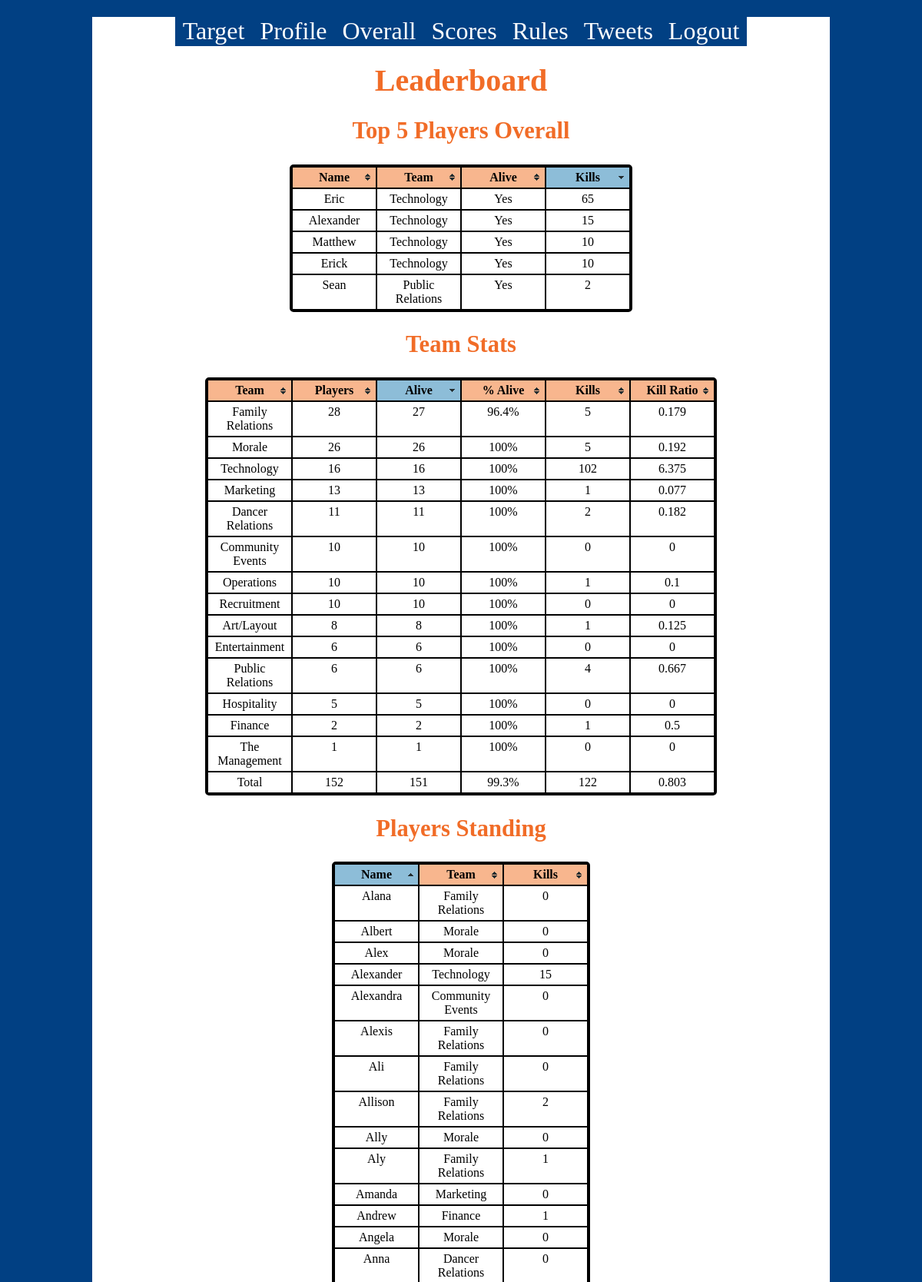
The page /leaderboard.php (signed in, upper part) on the database its author committed.
### tables this page shows
CREATE TABLE `users` (
  `pin` smallint(3) NOT NULL,
  `username` int(11) DEFAULT NULL,
  `name` text,
  `email` text,
  `mailed` tinyint(1) DEFAULT '0',
  `facebook` text,
  `twitter` text,
  `img` text,
  `team` int(11) DEFAULT '-5',
  `usertype` int(11) DEFAULT '0',
  `killed` int(11) DEFAULT '0',
  `alive` tinyint(1) DEFAULT '1',
  `target` smallint(3) DEFAULT NULL,
  `targetted` tinyint(1) DEFAULT NULL,
  `time` timestamp NOT NULL DEFAULT CURRENT_TIMESTAMP ON UPDATE CURRENT_TIMESTAMP,
  `showbutton` tinyint(1) DEFAULT '1',
  `changed` tinyint(1) DEFAULT '0',
  `lastkilled` time DEFAULT NULL,
  `lat` text,
  `long` text,
  `timetodeath` datetime DEFAULT NULL,
  `timetodeathb` datetime DEFAULT NULL,
  `sneakPeak` int(1) DEFAULT '0',
  PRIMARY KEY (`pin`),
  UNIQUE KEY `username` (`username`)
);

### getTeam.php (called while the page is built, shortened)
<?php
function getTeam($teamNum)
{
	switch ($teamNum)
	{
		case	0	: $outputTeam = "The Management"; break;
		case	1	: $outputTeam = "Art/Layout"; break;
		case	2	: $outputTeam = "Community Events"; break;
		case	3	: $outputTeam = "Dancer Relations"; break;
		case	4	: $outputTeam = "Entertainment"; break;
		case	5	: $outputTeam = "Family Relations"; break;
		case	6	: $outputTeam = "Finance"; break;
		case	7	: $outputTeam = "Hospitality"; break;
		case	8	: $outputTeam = "Marketing"; break;
		case	9	: $outputTeam = "Morale"; break;
		case	10	: $outputTeam = "Operations"; break;
		case	11	: $outputTeam = "Public Relations"; break;
		case	12	: $outputTeam = "Recruitment"; break;
		case	13	: $outputTeam = "Technology"; break;
	}
	return $outputTeam;
}
?>

### leaderboard.php (the view, shortened to what this page needs)
<?php
include("dashboard.php");
include("getTeam.php");
?>
<html>
<head>
<link href="styles.css" rel="stylesheet" type="text/css" />
<link href="tablesorter/themes/blue/style.css" rel="stylesheet" type="text/css" />
</head>
<body>
<div class="container">
<?php
	$table = "users";
echo('<h1>Leaderboard</h1>');
$result = mysql_query("SELECT * FROM $table WHERE pin > 100 ORDER BY killed DESC, alive desc LIMIT 5");
	echo('<h2>Top 5 Players Overall</h2>');
	echo('<table id="top5" class="tablesorter">
	<thead><tr>
	<th>Name</th>
	<th>Team</th>
	<th>Alive</th>
	<th>Kills</th></tr></thead><tbody>');
while ($row = mysql_fetch_array($result))
	{
		$name = $row["name"];
		$kills = $row["killed"];
		$team = $row["team"];
		$alive = $row["alive"];
		$outputTeam = getTeam($team);
		if ($alive)
			$aliveText = "Yes";
		else
			$aliveText = "No";
		echo('<tr><td>'.$name);
		echo('</td><td>'.$outputTeam);
		echo('</td><td>'.$aliveText);
		echo('</td><td>'.$kills.'</td></tr>');
	}
	echo('</tbody></table>');
	$result = mysql_query("SELECT team, SUM(alive), SUM(killed), COUNT(name) FROM $table WHERE pin >100 GROUP BY team ");
	echo('<h2>Team Stats</h2>');
	echo('<table id="teamStats" class="tablesorter">
	<thead>
	<tr>
	<th>Team</th>
	<th>Players</th>
	<th>Alive</th>
	<th>% Alive</th>
	<th>Kills</th>
	<th>Kill Ratio</th></tr></thead><tbody>');
	while ($row = mysql_fetch_array($result))
	{
		$team = $row["team"];
		$players = $row ["COUNT(name)"];
		$totalPlayers = $totalPlayers + $players;
		$alive = $row["SUM(alive)"];
		$totalAlive = $totalAlive + $alive;
		$percentAlive = $alive/$players * 100;
		$kills = $row["SUM(killed)"];
		$dead = $dead + $kills;
		$outputTeam = getTeam($team);
		if ($kills)
			$killsPerPlayer=$kills/$players;
		else
			$killsPerPlayer=0;
		echo('<tr><td>'.$outputTeam);
		echo('</td><td>'.$players);
		echo('</td><td>'.$alive);
		echo('</td><td>'.round($percentAlive,1).'%');
		echo('</td><td>'.$kills);
		echo('</td><td>'.round($killsPerPlayer,3).'</td></tr>');
	}
	$percentAlive = $totalAlive/$totalPlayers * 100;
	if ($dead)
		$killsPerPlayer=$dead/$totalPlayers;
	else
		$killsPerPlayer=0;
	echo('</tbody>');
	echo('</tr><tr><td> Total');
	echo('</td><td>'.$totalPlayers);
	echo('</td><td>'.$totalAlive);
	echo('</td><td>'.round($percentAlive,1).'%');
	echo('</td><td>'.$dead);
	echo('</td><td>'.round($killsPerPlayer,3));
	echo('</td></tr></table>');
	$result = mysql_query("SELECT * FROM $table where alive!=0 AND pin >100");
	echo('<h2>Players Standing</h2>');
	echo('<table id="playersStanding" class="tablesorter">
	<thead>
	<tr>
	<th>Name</th>
	<th>Team</th>
	<th>Kills</th></tr></thead><tbody>');
	while ($row = mysql_fetch_array($result))
	{
		$name = $row["name"];
		$kills = $row["killed"];
		$team = $row["team"];
		$outputTeam = getTeam($team);
		echo('<tr><td>'.$name);
		echo('</td><td>'.$outputTeam);
		echo('</td><td>'.$kills);
	}
		echo('</td></tr></tbody></table>');
?>
</div>
</body>
</html>

### styles.css (style rules this page uses)
body { background: url('http://floridadm.org/view.image?id=1101') repeat-x #014083; font-family: AGReg; }
.container { margin: 0px auto; margin-top: 22px; margin-bottom: -20px; width: 960px; background-color:#FFFFFF; overflow: hidden; text-align: center; }
h1 { text-align:center; margin:20 0 10px 0; font-size:2.5em; font-family:AGMed; color:#f16c27; }
h2 { font-size:1.910em; font-family:AGMed; color:#f16c27; }
.header { margin: 0 auto 20px auto; width: 960px; height: 165px; }

### tablesorter/themes/blue/style.css (style rules this page uses)
table.tablesorter thead tr th, table.tablesorter tfoot tr th { background-color: #f8b68e; border: 1px solid; padding: 4px; }
table.tablesorter thead tr .header { background-image: url(bg.gif); background-repeat: no-repeat; background-position: center right; cursor: pointer; }
table.tablesorter tbody td { padding: 4px; background-color: #fff; vertical-align: top; }
table.tablesorter thead tr .headerSortUp { background-image: url(asc.gif); }
table.tablesorter thead tr .headerSortDown { background-image: url(desc.gif); }
table.tablesorter thead tr .headerSortDown, table.tablesorter thead tr .headerSortUp { background-color: #8dbdd8; }
.tablesorter { margin:0 auto; border:solid 3px; border-radius:5px; border-spacing:0; }
.tablesorter th { padding:0; height:20px; border:solid 1px; width:100px; }
.tablesorter td { text-align: center; border:solid 1px; border-spacing:0; }

### rows shown on the page
users: name "Eric", team "Technology", alive "Yes", killed "65"
users: name "Alexander", team "Technology", alive "Yes", killed "15"
users: name "Matthew", team "Technology", alive "Yes", killed "10"
users: name "Erick", team "Technology", alive "Yes", killed "10"
users: name "Sean", team "Public Relations", alive "Yes", killed "2"
users: name "Angela", team "Morale", killed "0"
users: name "Amanda", team "Marketing", killed "0"
users: name "Alexis", team "Family Relations", killed "0"
users: name "Anna", team "Dancer Relations", killed "0"
users: name "Andrew", team "Finance", killed "1"
users: name "Ali", team "Family Relations", killed "0"
users: name "Alana", team "Family Relations", killed "0"
users: name "Ally", team "Morale", killed "0"
users: name "Albert", team "Morale", killed "0"
users: name "Alexandra", team "Community Events", killed "0"
users: name "Allison", team "Family Relations", killed "2"
users: name "Alex", team "Morale", killed "0"
users: name "Aly", team "Family Relations", killed "1"

### other values the page prints
$outputTeam "The Management"
$players "1"
$alive "1"
$percentAlive "100"
$kills "0"
$killsPerPlayer "0"
$outputTeam "Art/Layout"
$players "8"
$alive "8"
$kills "1"
$killsPerPlayer "0.125"
$outputTeam "Community Events"
$players "10"
$alive "10"
$outputTeam "Dancer Relations"
